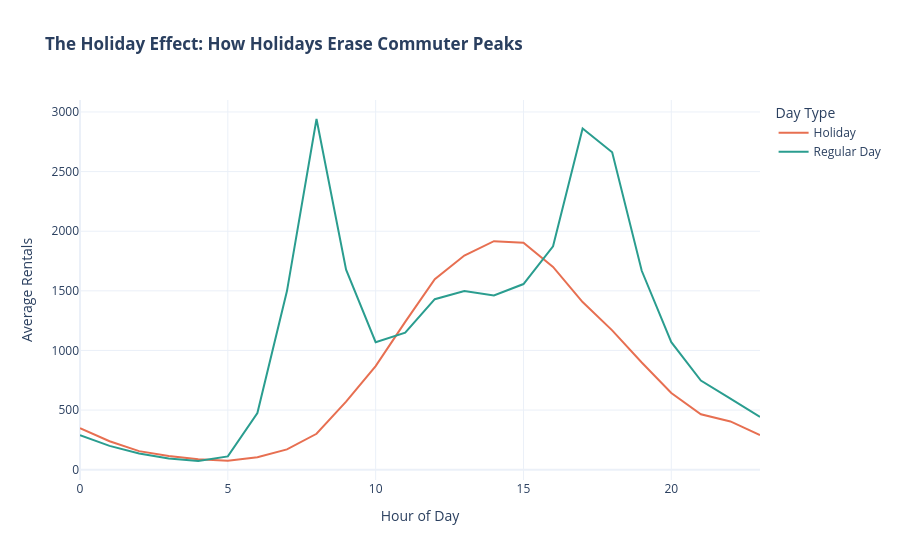

The cell this chart's notebook holds for it:
### Markdown cell above
- Is_holiday (The "Pattern Breaker")
This is a classic machine learning feature interaction. Holidays are weekdays that suddenly behave like weekends! On a typical Wednesday, you expect massive commuter peaks at 8:00 AM and 5:00 PM. On a holiday Wednesday, that peak completely disappears.

### Code cell
# Map to friendly text
df['holiday_status'] = df['is_holiday'].map({1.0: 'Holiday', 0.0: 'Regular Day'})

# Group by hour and holiday status to calculate average demand
holiday_hourly = df.groupby(['hour', 'holiday_status'])['cnt'].mean().reset_index()

fig_holiday = px.line(
    holiday_hourly, 
    x='hour', y='cnt', color='holiday_status',
    labels={'hour': 'Hour of Day', 'cnt': 'Average Rentals', 'holiday_status': 'Day Type'},
    title='<b>The Holiday Effect: How Holidays Erase Commuter Peaks</b>',
    color_discrete_map={'Regular Day': '#2a9d8f', 'Holiday': '#e76f51'},
    template='plotly_white'
)
fig_holiday.show()

### Figure 1 — Plotly figure (JSON) as saved in the notebook; plotly's stock layout.template omitted (floating-point values rounded to 4 significant figures)
{"data": [{"hovertemplate": "Day Type=Holiday<br>Hour of Day=%{x}<br>Average Rentals=%{y}<extra></extra>", "legendgroup": "Holiday", "line": {"color": "#e76f51", "dash": "solid"}, "marker": {"symbol": "circle"}, "mode": "lines", "name": "Holiday", "orientation": "v", "showlegend": true, "type": "scatter", "x": [0, 1, 2, 3, 4, 5, 6, 7, 8, 9, 10, 11, 12, 13, 14, 15, 16, 17, 18, 19, 20, 21, 22, 23], "xaxis": "x", "y": [347.8, 238.8, 155.8, 115.8, 87.38, 75.44, 104.8, 170.2, 301.2, 570.8, 869.4, 1240.0, 1597.0, 1796.0, 1917.0, 1904.0, 1700.0, 1406.0, 1168.0, 899.4, 642.9, 464.9, 404.7, 290.8], "yaxis": "y"}, {"hovertemplate": "Day Type=Regular Day<br>Hour of Day=%{x}<br>Average Rentals=%{y}<extra></extra>", "legendgroup": "Regular Day", "line": {"color": "#2a9d8f", "dash": "solid"}, "marker": {"symbol": "circle"}, "mode": "lines", "name": "Regular Day", "orientation": "v", "showlegend": true, "type": "scatter", "x": [0, 1, 2, 3, 4, 5, 6, 7, 8, 9, 10, 11, 12, 13, 14, 15, 16, 17, 18, 19, 20, 21, 22, 23], "xaxis": "x", "y": [289.3, 199.8, 135.9, 93.76, 72.99, 111.5, 474.8, 1498.0, 2941.0, 1677.0, 1069.0, 1149.0, 1430.0, 1499.0, 1462.0, 1557.0, 1874.0, 2862.0, 2662.0, 1668.0, 1069.0, 747.5, 596.6, 443.0], "yaxis": "y"}], "layout": {"legend": {"title": {"text": "Day Type"}, "tracegroupgap": 0}, "title": {"text": "<b>The Holiday Effect: How Holidays Erase Commuter Peaks</b>"}, "xaxis": {"anchor": "y", "domain": [0, 1], "title": {"text": "Hour of Day"}}, "yaxis": {"anchor": "x", "domain": [0, 1], "title": {"text": "Average Rentals"}}}}
